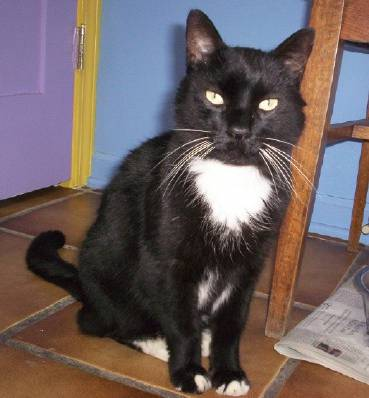
#> input picture dataset/cat/cats_00861.jpg, 369 x 398 px; its folder holds only this picture in this run
$ python 08_filtro_canny.py
#> lines starting #> are read from the running program, lines starting #| are printed output that depends on the picture; after the words box and inside, x2 and y2 are one past the last pixel; in counts of white or black regions, pixels touching at a corner belong together
"""FILTRO CANNY
Detector de bordes que combina suavizado, gradientes y supresion de no maximos.
Produce bordes delgados y bien definidos con dos umbrales configurables.
"""
import cv2
import numpy as np
import matplotlib.pyplot as plt
import os
import random

# ── Ruta dinámica a imagen RANDOM del dataset ───────────
BASE_DIR = os.path.dirname(os.path.dirname(os.path.abspath(__file__)))
FOLDER   = os.path.join(BASE_DIR, "dataset", "cat")
IMG_PATH = os.path.join(FOLDER, random.choice(os.listdir(FOLDER)))

img = cv2.imread(IMG_PATH)
#> img is the input picture: shape (398, 369, 3); mean B, G, R 96.2, 95.8, 109
if img is None:
    raise FileNotFoundError(f"No se encontró la imagen en: {IMG_PATH}")

print(f"Imagen cargada: {IMG_PATH}")

# Convertir a grises
img_gray = cv2.cvtColor(img, cv2.COLOR_BGR2GRAY)
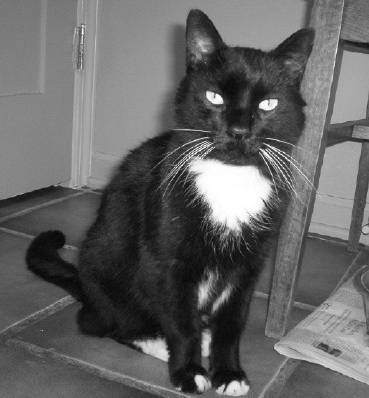
#> img_gray: shape (398, 369); min 3, max 255, mean 99.8

# Suavizar antes para reducir ruido
img_suave = cv2.GaussianBlur(img_gray, (5, 5), 0)

# Aplicar Canny con distintos umbrales
# cv2.Canny(imagen, umbral_minimo, umbral_maximo)
canny_suave   = cv2.Canny(img_suave, 30,  100)  # umbrales bajos = más bordes
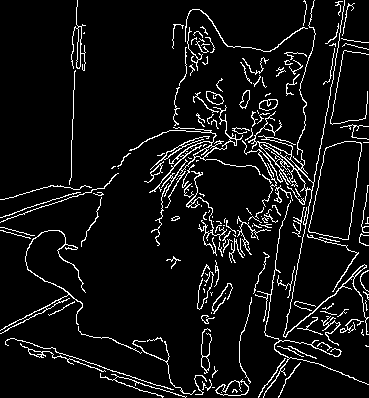
#> canny_suave: shape (398, 369); 7.2% white in thin lines or dots
canny_medio   = cv2.Canny(img_suave, 80,  160)  # umbrales medios
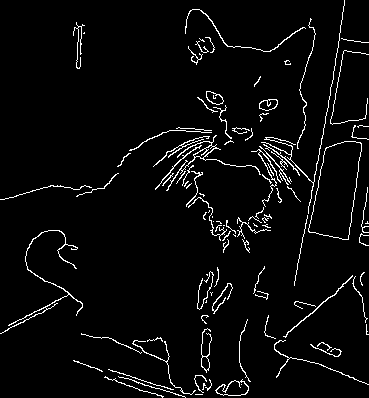
#> canny_medio: shape (398, 369); 4.1% white in thin lines or dots
canny_estricto = cv2.Canny(img_suave, 150, 250)  # umbrales altos = menos bordes
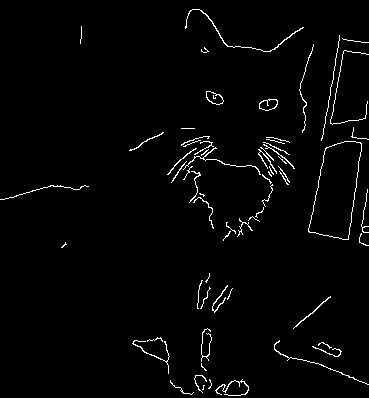
#> canny_estricto: shape (398, 369); 2.1% white in thin lines or dots

# Mostrar resultados
fig, axes = plt.subplots(2, 2, figsize=(12, 8))

axes[0, 0].imshow(img_gray, cmap='gray')
axes[0, 0].set_title('Original')
axes[0, 0].axis('off')

axes[0, 1].imshow(canny_suave, cmap='gray')
axes[0, 1].set_title('Canny (umbrales 30-100)')
axes[0, 1].axis('off')

axes[1, 0].imshow(canny_medio, cmap='gray')
axes[1, 0].set_title('Canny (umbrales 80-160)')
axes[1, 0].axis('off')

axes[1, 1].imshow(canny_estricto, cmap='gray')
axes[1, 1].set_title('Canny (umbrales 150-250)')
axes[1, 1].axis('off')

plt.suptitle('Filtro Canny', fontsize=14, fontweight='bold')
plt.tight_layout()
plt.show()

print("Filtro Canny aplicado exitosamente")

$ run again, on dataset/cat/cats_00865.jpg
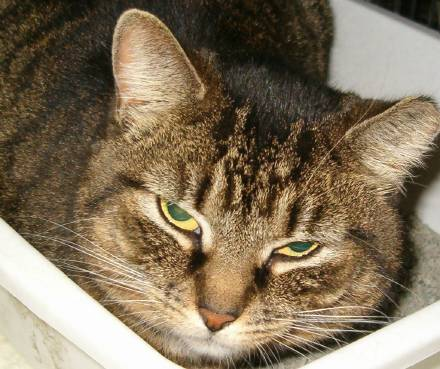
#> input picture dataset/cat/cats_00865.jpg, 440 x 369 px
#> img is the input picture: shape (369, 440, 3); mean B, G, R 93.1, 116.3, 131.6
#> `canny_suave   = cv2.Canny(img_suave, 30,  100)`:
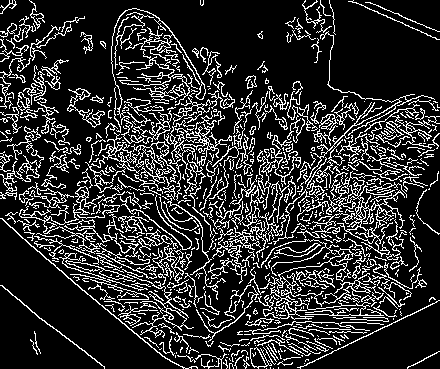
#> canny_suave: shape (369, 440); 18.4% white in thin lines or dots
#> canny_medio: shape (369, 440); 9.2% white in thin lines or dots
#> `canny_estricto = cv2.Canny(img_suave, 150, 250)`:
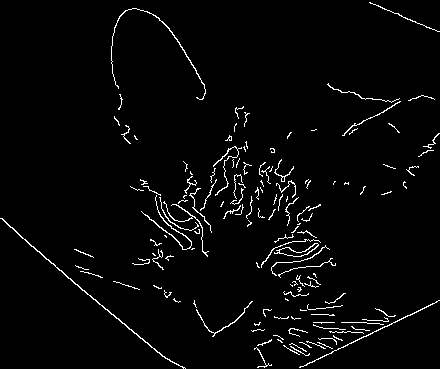
#> canny_estricto: shape (369, 440); 2.8% white in thin lines or dots

$ run again, on dataset/cat/cats_00866.jpg
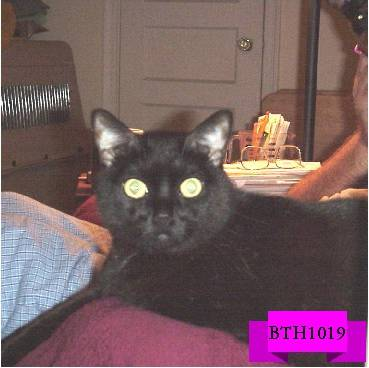
#> input picture dataset/cat/cats_00866.jpg, 369 x 368 px
#> img is the input picture: shape (368, 369, 3); mean B, G, R 97.4, 92, 119.5
#> `canny_suave   = cv2.Canny(img_suave, 30,  100)`:
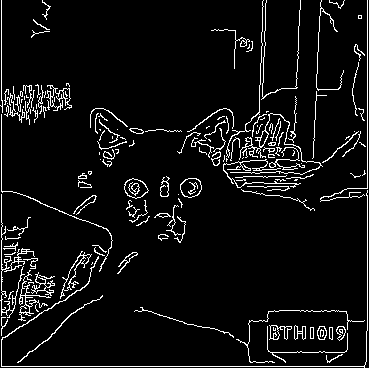
#> canny_suave: shape (368, 369); 6.4% white in thin lines or dots
#> canny_medio: shape (368, 369); 3.2% white in thin lines or dots
#> `canny_estricto = cv2.Canny(img_suave, 150, 250)`:
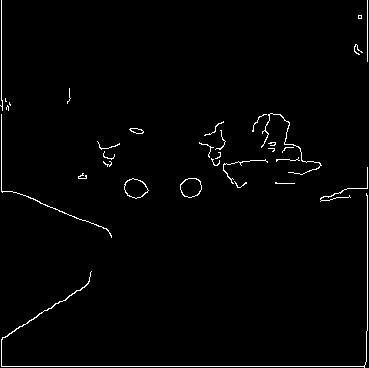
#> canny_estricto: shape (368, 369); 1.6% white in thin lines or dots

$ run again, on dataset/cat/cats_00867.jpg
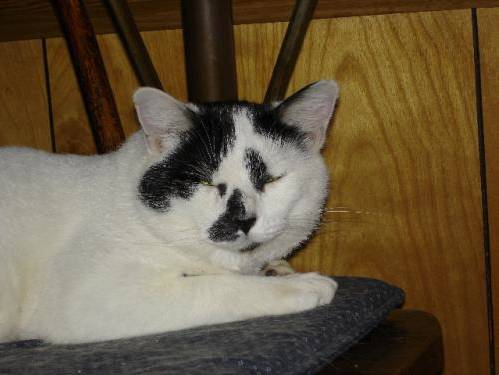
#> input picture dataset/cat/cats_00867.jpg, 499 x 375 px
#> img is the input picture: shape (375, 499, 3); mean B, G, R 64.6, 88.7, 104.3
#> `canny_suave   = cv2.Canny(img_suave, 30,  100)`:
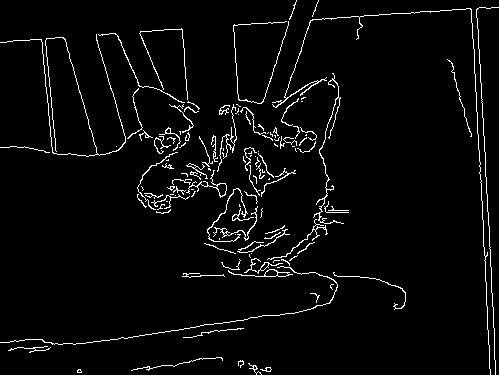
#> canny_suave: shape (375, 499); 3.7% white in thin lines or dots
#> canny_medio: shape (375, 499); 2.3% white in thin lines or dots
#> `canny_estricto = cv2.Canny(img_suave, 150, 250)`:
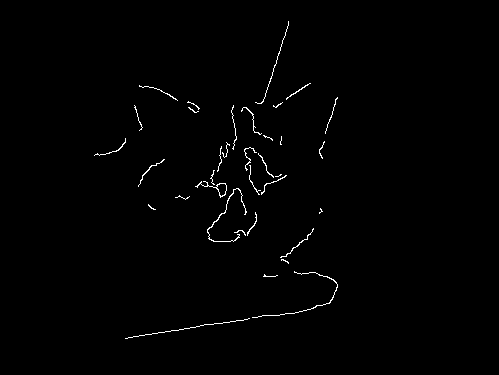
#> canny_estricto: shape (375, 499); 0.81% white in thin lines or dots, all inside (x1, y1, x2, y2) = (94, 21, 338, 339)

$ run again, on dataset/cat/cats_00862.jpg
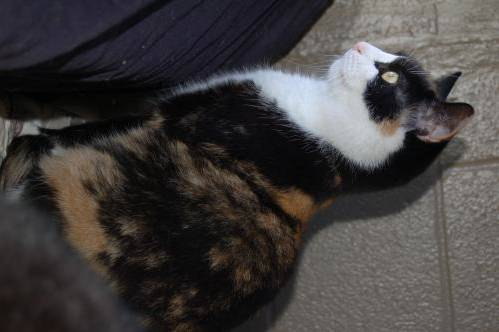
#> input picture dataset/cat/cats_00862.jpg, 499 x 332 px
#> img is the input picture: shape (332, 499, 3); mean B, G, R 62.3, 62.7, 66
#> canny_suave: shape (332, 499); 5.7% white in thin lines or dots
#> canny_medio: shape (332, 499); 1.5% white in thin lines or dots, all inside (x1, y1, x2, y2) = (0, 0, 475, 259)
#> `canny_estricto = cv2.Canny(img_suave, 150, 250)`:
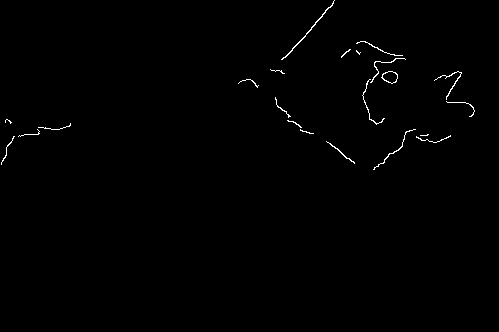
#> canny_estricto: shape (332, 499); 0.56% white in thin lines or dots, all inside (x1, y1, x2, y2) = (1, 0, 475, 170)
